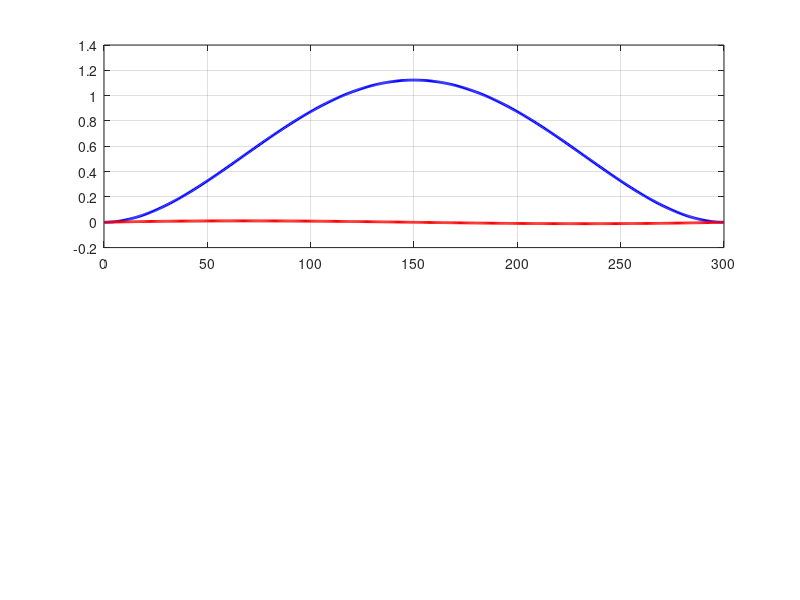

The MATLAB script that drew this image: (Note: this script raises an error after producing the figure.)

close all;
clear all;
clc;

fs = 24;
afs = 20;

% Add utilities
addpath('../utilities/2d/');
addpath('../utilities/stability/');

% Define beam attributes
L = 300;   % L = L_dim / h
Mw = 0;

E = 2.11e11; % Pa
nu = 0.3;
rho_m = 7500; % kg

% Define dimensional attributes
h = 0.001; L_panel = L*h;

% Define flow attributes
M = 1.2;
a = 328.6; % m/s
rho = 0.91;  % kg / m^3
gamma = 1.4; R = 287;
T = a^2 / (gamma*R);
p = rho*R*T;

mu = rho / rho_m;
D = E / (12*(1-nu^2)*(a^2)*rho_m);

flow.pref = p;
flow.Tref = T;
flow.rhoref = rho;
flow.gamma = gamma;
flow.L = L_panel;

% Define trial modes
num_modes = 2;
N = 601; x = linspace(0,L,N);
modeshapes = zeros(num_modes,N);

bndry_pts = x;
col_pts = (bndry_pts(1:end-1) + bndry_pts(2:end)) ./ 2;

chis = [4.73, 7.859, pi*(2*3+1)/2, pi*(2*4+1)/2, pi*(2*5+1)/2, pi*(2*6+1)/2];
modeshape = @(n,x_in,L) (-1/sqrt(2)) * (cos(chis(n).*x_in./L) - cosh(chis(n).*x_in./L) - ((cos(chis(n))-cosh(chis(n)))/(sin(chis(n)) - sinh(chis(n))))*(sin(chis(n).*x_in./L) - sinh(chis(n).*x_in./L)) );
mode_deriv = @(n,x_in,L) (-1/sqrt(2)) * (chis(n)./L) .* (-sin(chis(n).*x_in./L) - sinh(chis(n).*x_in./L) - ((cos(chis(n))-cosh(chis(n)))/(sin(chis(n)) - sinh(chis(n))))*(cos(chis(n).*x_in./L) - cosh(chis(n).*x_in./L)) );
for j = 1:num_modes
  modeshapes(j,:) = modeshape(j,x,L);
  mode_derivs(j,:) = mode_deriv(j,x,L);

  bem_psi(j,:) = modeshape(j,col_pts,L);
  bem_dpsi_dx(j,:) = mode_deriv(j,col_pts,L);
end

figure;
subplot(211);
plot(col_pts, bem_psi(1,:), 'b', 'LineWidth', 2); grid on; hold on;
plot(col_pts, bem_dpsi_dx(1,:), 'r', 'LineWidth', 2);
ax = gca; ax.FontSize = afs;
ylabel('$\psi_1 (x/h)$', 'interpreter', 'latex', 'fontsize', fs);
subplot(212);
plot(col_pts, bem_psi(2,:), 'b', 'LineWidth', 2); grid on; hold on;
plot(col_pts, bem_dpsi_dx(2,:), 'r', 'LineWidth', 2);
ax = gca; ax.FontSize = afs;
ylabel('$\psi_2 (x/h)$', 'interpreter', 'latex', 'fontsize', fs);
xlabel('$x / h$', 'interpreter', 'latex', 'fontsize', fs);
sgtitle('Trial Modes to Compute Stability of Clamped Beam', 'interpreter', 'latex', 'fontsize', fs);


%% Construct stability matrix
K = eye(num_modes);
for j = 1:num_modes
  K(j,j) = D*((chis(j)/L)^4)*(L/2);
end

for j = 1:num_modes
  omega_nat(j) = sqrt(D*(chis(j)/L)^4);
end

% Begin stability search
chi = 0.5; eps1 = 10^(-5); eps2 = 1e-3;
M_min = 1.2; M_max = 1.5; Mn = 31;

M_list = linspace(M_min, M_max, Mn);
omega_soln = zeros(Mn, num_modes);
p_bem_orig = zeros(num_modes, N-1, Mn);
p_bem_soln = zeros(num_modes, N-1, Mn);
p_bem_loc = zeros(N-1,num_modes);

detA = zeros(1,num_modes);
for m = 1:Mn
  M = M_list(m);
  flow.M = M;
  conv = 0;

  disp(strcat(['Solving flow regime M = ', num2str(M)]));

  % Compute initial guesses
  omega = zeros(num_modes,1);
  for j = 1:num_modes
    omega(j) = sqrt(D*(chis(j)/L)^4);
    %disp(j); disp(omega(j)*a/h);
  end

  for j = 1:num_modes
    for k = 1:num_modes
      p_nondim = p_upt(mu, M, omega(k), col_pts, bndry_pts, bem_psi(j,:), bem_dpsi_dx(j,:));
      [phi_bem, p_bem] = bem2d(h.*col_pts, h.*bndry_pts, h.*bem_psi(j,:), bem_dpsi_dx(j,:), 2*i, -(a/h)*omega(k), flow);
      p_bem_nondim = p_bem ./ (rho_m*a^2);

      % f = figure; f.Position = [560 431 704 516];
      % subplot(211);
      % plot(col_pts, real(p_nondim), 'r', 'LineWidth', 2); grid on; hold on;
      % plot(col_pts, real(p_bem_nondim), 'b', 'LineWidth', 2);
      % ax = gca; ax.FontSize = 16;
      % legend('UPT', 'BEM', 'interpreter', 'latex', 'fontsize', fs, 'location', 'southeast');
      % ylabel('Re( $p^{\prime} / (\rho_m a^2)$ )', 'interpreter', 'latex', 'fontsize', fs);
      % subplot(212);
      % plot(col_pts, imag(p_nondim), 'r', 'LineWidth', 2); grid on; hold on;
      % plot(col_pts, imag(p_bem_nondim), 'b', 'LineWidth', 2);
      % ax = gca; ax.FontSize = 16;
      % ylabel('Im( $p^{\prime} / (\rho_m a^2)$ )', 'interpreter', 'latex', 'fontsize', fs);
      % xlabel('$x / L$', 'interpreter', 'latex', 'fontsize', fs);
      % sgtitle(strcat(['UPT (Ved.) - BEM Comparison, $\psi_', num2str(j), ', \omega_', num2str(k), ', N_e = ', num2str(N-1), '$']), 'interpreter', 'latex', 'fontsize', fs);
    end
  end
  %pause;

  iter_num = 1;
  while (conv < 1)
  
    omegap = zeros(num_modes, 1);
    for j = 1:num_modes

      % Pull current iteration
      omega0 = omega(j);
  
      % Compute pressure matrix with current omega
      P = zeros(num_modes, num_modes);
      for l = 1:num_modes
        % p_nondim = p_upt(mu, M, omega0, col_pts, bndry_pts, bem_psi(l,:), bem_dpsi_dx(l,:));

        flow.L = L*h;
        [phi_bem, p_bem] = bem2d(h.*col_pts, h.*bndry_pts, h.*bem_psi(l,:), bem_dpsi_dx(l,:), 2*i, -(a/h)*omega0, flow);
        p_bem = (1/(rho_m*a^2)).*p_bem; if (l==j) p_bem_loc(:,j) = p_bem; end

        if ((iter_num == 1) && (l==j))
          p_bem_orig(j,:,m) = p_bem;
        end

        % if (l == 2)
        % figure;
        % subplot(211);
        % plot(col_pts, real(p_nondim), 'b'); grid on; hold on;
        % plot(col_pts, real(p_bem), 'r');
        % ax = gca; ax.FontSize = afs;
        % legend('$p_{V}$', '$p_{BEM}$', 'interpreter', 'latex', 'fontsize', fs, 'location', 'northeast');
        % ylabel('Re( $p^{\prime} ) / \rho_m a^2$ ', 'interpreter', 'latex', 'fontsize', fs);
        % subplot(212);
        % plot(col_pts, imag(p_nondim), 'b'); grid on; hold on;
        % plot(col_pts, imag(p_bem), 'r');
        % ax = gca; ax.FontSize = afs;
        % ylabel('Im( $p^{\prime} ) / \rho_m a^2$', 'interpreter', 'latex', 'fontsize', fs);
        % xlabel('$x / h$', 'interpreter', 'latex', 'fontsize', fs);
        % sgtitle(strcat(['Comparison of BEM and Vedeneev Unsteady Potential Flow, $M = ' num2str(M), '$']), 'interpreter', 'latex', 'fontsize', fs);
        % pause;
        % end

        for k = 1:num_modes
          %pjk = gauss_1pt_quad(bndry_pts, p_nondim, bem_psi(k,:));
          pjk = gauss_1pt_quad(bndry_pts, p_bem, bem_psi(k,:));
          P(l,k) = pjk;
        end
      end
      % Compute stability matrix
      Lmat = (L*(omega0^2)/2).*eye(num_modes);
      A = K + P - Lmat;
      detA(j) = abs(det(A)); detA_hist(iter_num,j) = detA(j);
      if (iter_num == 1)
        detA_init(j) = abs(detA(j));
      end
      A = sym(A);
      
      % Change relevant entry
      syms wpp
      A(j,j) = K(j,j) + P(j,j) - (L*wpp^2)/2;
      eqn = det(A) == 0;
      B = double(solve(eqn));
      
      omegap(j) = B(real(B)>0);
    end
  
    % Check convergence
    omega_new = (1-chi).*omegap + chi.*omega; omega_hist(:,iter_num) = omega_new;
    diff = abs((omega_new - omega) ./ omega)
    if (max(diff) < eps1)
      if (max(abs(detA ./ detA_init)) < eps2)
        omega = omega_new;
        conv = 1;
        omega_soln(m,:) = omega;
        for mm = 1:num_modes
          p_bem_soln(mm,:,m) = p_bem_loc(:,mm);
        end
      else
        omega = omega_new;
      end
    else
      omega = omega_new
    end
    iter_num = iter_num + 1;

  end

  disp('Frequency solutions:');
  disp(omega);

end

f_det = figure; Np = max(size(detA_hist));
for j = 1:2
  semilogy(1:Np, abs(detA_hist(:,j))); grid on; hold on;
end
legend('$\omega_1$', '$\omega_2$', 'interpreter', 'latex', 'fontsize', fs);
xlabel('Iterations', 'interpreter', 'latex', 'fontsize', fs);
ylabel('| det A($\omega$) |', 'interpreter', 'latex', 'fontsize', fs);
title(strcat(['Determinant History, $M = ', num2str(M_min), ' N_e = ', num2str(N), '$']), 'interpreter', 'latex', 'fontsize', fs);

f_omega_hist = figure;
subplot(121);
for j = 1:2
  plot(1:Np, real(omega_hist(j,:))); grid on; hold on;
end
legend('$\omega_1$', '$\omega_2$', 'interpreter', 'latex', 'fontsize', fs, 'location', 'northeast');
xlabel('Iterations', 'interpreter', 'latex', 'fontsize', fs);
ylabel('Re( $\omega$ )', 'interpreter', 'latex', 'fontsize', fs);
subplot(122);
for j = 1:2
  plot(1:Np, imag(omega_hist(j,:))); grid on; hold on;
end
xlabel('Iterations', 'interpreter', 'latex', 'fontsize', fs);
ylabel('Im( $\omega$ )', 'interpreter', 'latex', 'fontsize', fs);
sgtitle(strcat(['Frequency History, $M = ', num2str(M_min), ' N_e = ', num2str(N), '$']), 'interpreter', 'latex', 'fontsize', fs);

f_results = figure; f_results.Position = [708 -807 1020 483];
for j = 1:num_modes
  s(j) = plot(real(omega_soln(:,j)), imag(omega_soln(:,j)), '--k', 'LineWidth', 2); grid on; hold on;
  s(j+num_modes) = scatter(real(omega_soln(:,j)), imag(omega_soln(:,j)), 72, M_list, 'filled');
end
scatter(real(omega_nat), imag(omega_nat), 96, 'filled');
cb = colorbar; colormap('jet'); caxis([M_list(1), M_list(end)]); 
title(cb,'$M$','interpreter', 'latex', 'fontsize',fs);
ax = gca; ax.FontSize = afs;
xlabel('Re( $\omega$ )', 'interpreter', 'latex', 'fontsize', fs);
ylabel('Im( $\omega$ )', 'interpreter', 'latex', 'fontsize', fs);
title(strcat(['Solution to Eigenfrequencies, $M = ', num2str(M_list(1)), '$ to $M = ', num2str(M_list(end)), '$, $N_e = ', num2str(N), '$, $N_m = ', num2str(num_modes), '$']), 'interpreter', 'latex', 'fontsize', fs);


check_vedeneev = 0;
if (check_vedeneev)

  % Read in Vedeneev eigenfrequencies
  eigenfreq1 = dlmread('./stability_data/eigenfreq1.csv');
  eigenfreq2 = dlmread('./stability_data/eigenfreq2.csv');
  eigenfreq3 = dlmread('./stability_data/eigenfreq3.csv');
  eigenfreq4 = dlmread('./stability_data/eigenfreq4.csv');
  jj=1:4; omega_nat = sqrt(D.*(jj.*pi./L).^4);

  f_comp = figure;
  s(1) = scatter(eigenfreq1(:,1), eigenfreq1(:,2), 'xk'); grid on; hold on;
  s(2) = scatter(eigenfreq2(:,1), eigenfreq2(:,2), 'xk');
  s(3) = scatter(eigenfreq3(:,1), eigenfreq3(:,2), 'xk');
  s(4) = scatter(eigenfreq4(:,1), eigenfreq4(:,2), 'xk');

  if (num_modes > 4)

    s(5) = plot(real(omega_soln(:,1)) .* 10^3, imag(omega_soln(:,1)) .* 10^4, '--k', 'DisplayName', '$\omega_1$');
    s(6) = plot(real(omega_soln(:,2)) .* 10^3, imag(omega_soln(:,2)) .* 10^4, '--k', 'DisplayName', '$\omega_2$');
    s(7) = plot(real(omega_soln(:,3)) .* 10^3, imag(omega_soln(:,3)) .* 10^4, '--k', 'DisplayName', '$\omega_3$');
    s(8) = plot(real(omega_soln(:,4)) .* 10^3, imag(omega_soln(:,4)) .* 10^4, '--k', 'DisplayName', '$\omega_4$');
    s(9) = scatter(real(omega_soln(:,1)) .* 10^3, imag(omega_soln(:,1)) .* 10^4, 24, M_list); 
    colorbar; colormap('jet'); caxis([M_list(1), M_list(end)]);
    s(10) = scatter(real(omega_soln(:,2)) .* 10^3, imag(omega_soln(:,2)) .* 10^4, 24, M_list); 
    s(11) = scatter(real(omega_soln(:,3)) .* 10^3, imag(omega_soln(:,3)) .* 10^4, 24, M_list); 
    s(12) = scatter(real(omega_soln(:,4)) .* 10^3, imag(omega_soln(:,4)) .* 10^4, 24, M_list); 
    s(13) = scatter(omega_nat .* 10^3, zeros(1,4), 'filled');
    % legend(s(5:8), 'interpreter', 'latex', 'fontsize', fs, 'location', 'northwest');
  else
    for j = 1:num_modes
      s(j+4) = plot(real(omega_soln(:,1)).*10^3, imag(omega_soln(:,j)).*10^4, '--k', 'DisplayName', strcat(['$\omega_', num2str(j), '$']));
      s(j+4+num_modes) = scatter(real(omega_soln(:,j)).*10^3, imag(omega_soln(:,j)).*10^4, 24, M_list);
    end
  end
  cb = colorbar; colormap('jet'); caxis([M_list(1), M_list(end)]); ylabel(cb, '$M$', 'interpreter', 'latex', 'FontSize', fs);
  ax = gca; ax.FontSize = afs;
  xlabel('Re( $\omega$ )', 'interpreter', 'latex', 'fontsize', fs);
  ylabel('Im( $\omega$ )', 'interpreter', 'latex', 'fontsize', fs);
  title(strcat(['Solution to Eigenfrequencies, $M = ', num2str(M_list(1)), '$ to $M = ', num2str(M_list(end)), '$, $N_e = ', num2str(N), '$']), 'interpreter', 'latex', 'fontsize', fs);

end

mode_num = 1; mach_ind = 1;
ret = plot_soln(col_pts, p_bem_orig, p_bem_soln, mode_num, mach_ind, M_list);


function [p] = p_upt(mu, M, omega, x, bndry_pts, W, dWdx)

  N = length(x); p = zeros(N,1);
  for j = 1:N
    x_loc = x(j);
    p(j) = (mu*M/sqrt(M^2-1))*(-i*omega*W(j) + M*dWdx(j));
    running_int = 0;
    for k = 1:j-1
      xx_loc = x(k);
      intg = (-i*omega*W(k) + M*dWdx(k)) * exp(i*M*omega*(x_loc-xx_loc)/(M^2-1)) * (i*besselj(0,-omega*(x_loc-xx_loc)/(M^2-1)) + M*besselj(1,-omega*(x_loc-xx_loc)/(M^2-1)));
      running_int = running_int + ((bndry_pts(k+1)-bndry_pts(k))/2)*2*intg;
    end
    % Account for final sliver
    intg = (-i*omega*W(end) + M*dWdx(end)) * (i*besselj(0,0) + M*besselj(1,0));
    running_int = running_int + ((bndry_pts(end) - bndry_pts(end-1))/2)*intg;
    p(j) = p(j) + (mu*omega/((M^2 - 1)^(3/2)))*running_int;
  end
  
end

